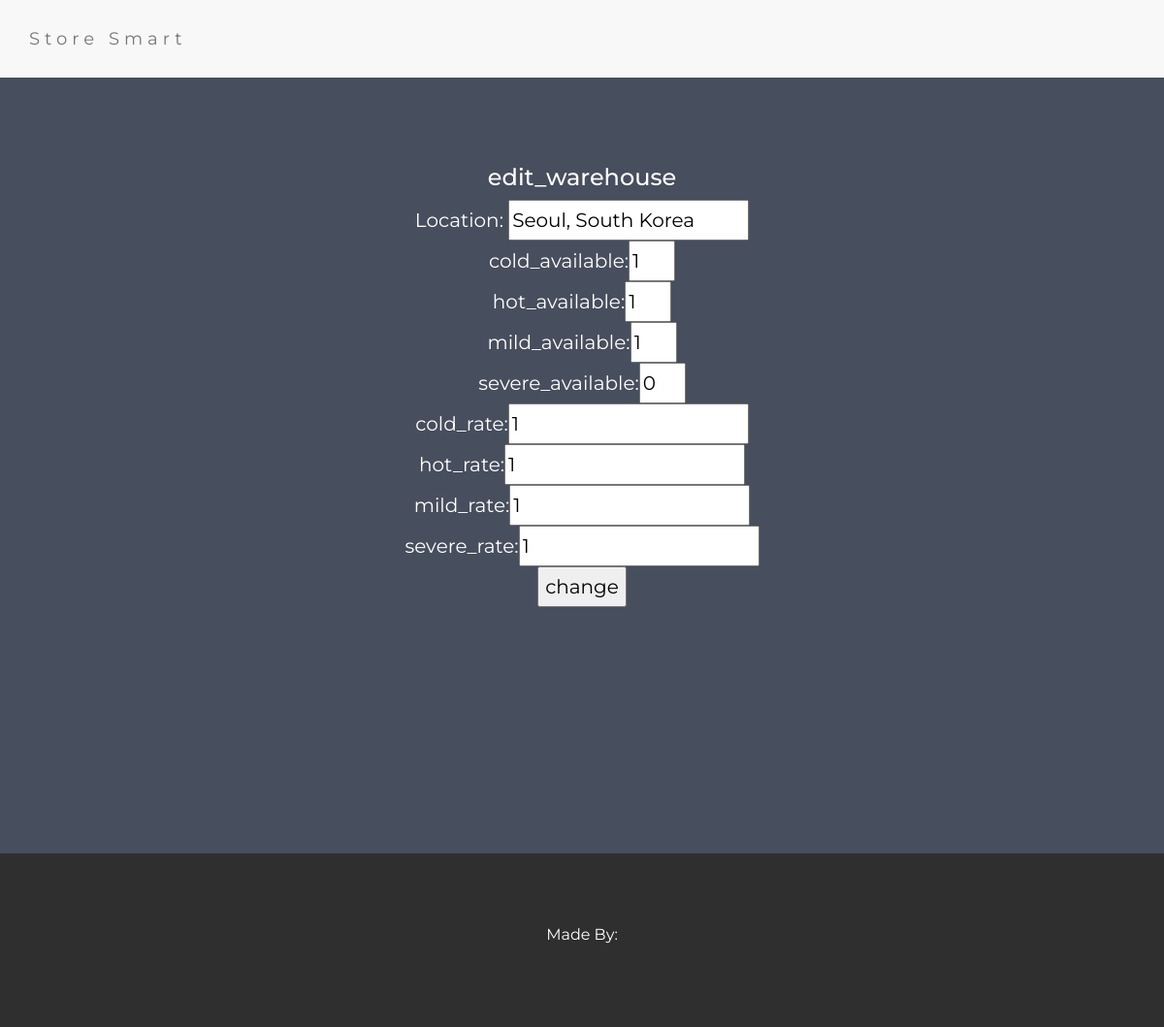
Page /edit_warehouse/8/ (signed in) on the committed database.
### ware/models.py (models this page shows)
class warehouse(models.Model):
	user=models.CharField(max_length=200)
	location = models.CharField(max_length=1000)
	cold_rate=models.PositiveSmallIntegerField(default=0 ,null=True)
	hot_rate=models.PositiveSmallIntegerField(default=0 ,null=True)
	mild_rate=models.PositiveSmallIntegerField(default=0 ,null=True)
	severe_rate=models.PositiveSmallIntegerField(default=0 ,null=True)
	cold_total=models.PositiveSmallIntegerField(default=0 ,null=True)
	hot_total=models.PositiveSmallIntegerField(default=0 ,null=True)
	mild_total=models.PositiveSmallIntegerField(default=0 ,null=True)
	severe_total=models.PositiveSmallIntegerField(default=0 ,null=True)
	cold_available=models.PositiveSmallIntegerField(default=0 ,null=True)
	hot_available=models.PositiveSmallIntegerField(default=0 ,null=True)
	mild_available=models.PositiveSmallIntegerField(default=0 ,null=True)
	severe_available=models.PositiveSmallIntegerField(default=0 ,null=True)
	def __str__(self):
		return self.location

### ware/views.py (the view, shortened to what this page needs)
# urls.py: url(r'^edit_warehouse/(?P<id>[\w\-]+)/$',edit_warehouse,name='edit'),
def edit_warehouse(request,id):
	if request.user.is_authenticated() and Userform.objects.get(user=request.user).flag==1:
		if request.method=="GET":
			ware=warehouse.objects.get(id=id)
			print (ware)
			return render(request,'edit_warehouse.html',{'ware':ware})
	elif Userform.objects.get(user=request.user).flag==2:
		return HttpResponseRedirect('/')
	else:
		return HttpResponseRedirect('/account/login')

### ware/templates/edit_warehouse.html (shortened to what this page needs)
<!DOCTYPE html>
<html lang="en">
<head>
  <link rel="stylesheet" href="http://maxcdn.bootstrapcdn.com/bootstrap/3.3.6/css/bootstrap.min.css">
</head>
<body>
<nav class="navbar navbar-default">
  <div class="container">
    <div class="navbar-header">
      <a class="navbar-brand" href="#">Store Smart</a>
    </div>
    <div class="collapse navbar-collapse" id="myNavbar">
    </div>
  </div>
</nav>
<div class="container-fluid bg-1 text-center">
<h3>edit_warehouse</h3>
<form action="" method="POST">{% csrf_token %}
Location:
<input type="text" name="location" value="{{ware.location}}"><br>
cold_available:<input type="number" name="cold" min="0" max={{ware.cold_total}} value={{ware.cold_available}} required><br>
hot_available:<input type="number" name="hot" min="0" max={{ware.hot_total}} value={{ware.hot_available}} required><br>
mild_available:<input type="number" name="mild" min="0" max={{ware.mild_total}} value={{ware.mild_available}} required><br>
severe_available:<input type="number" name="severe" min="0" max={{ware.severe_total}} value={{ware.severe_available}} required><br>
cold_rate:<input type="number" name="cold_rate" min="0" value={{ware.cold_rate}} required><br>
hot_rate:<input type="number" name="hot_rate" min="0" value={{ware.hot_rate}} required><br>
mild_rate:<input type="number" name="mild_rate" min="0" value={{ware.mild_rate}} required><br>
severe_rate:<input type="number" name="severe_rate" min="0" value={{ware.severe_rate}} required><br>
<input type="submit" value="change">
</form>
</div>
<footer class="container-fluid bg-4 text-center">
  <p>Made By:</p>
</footer>
</body>
</html>

### ware/templates/edit_warehouse.html (style rules this page uses)
body { font: 20px Montserrat, sans-serif; line-height: 1.8; color: #f5f6f7; }
p { font-size: 16px; }
.bg-1 { background-color: #474e5d; color: #ffffff; height: 800px; }
.bg-4 { background-color: #2f2f2f; color: #fff; }
.container-fluid { padding-top: 70px; padding-bottom: 70px; }
.navbar { padding-top: 15px; padding-bottom: 15px; border: 0; border-radius: 0; margin-bottom: 0; font-size: 12px; letter-spacing: 5px; }
input { color:black; }

### rows in the picture
warehouse: location "Seoul, South Korea", cold "1", hot "1", mild "1", severe "0", cold_rate "1", hot_rate "1", mild_rate "1", severe_rate "1"
